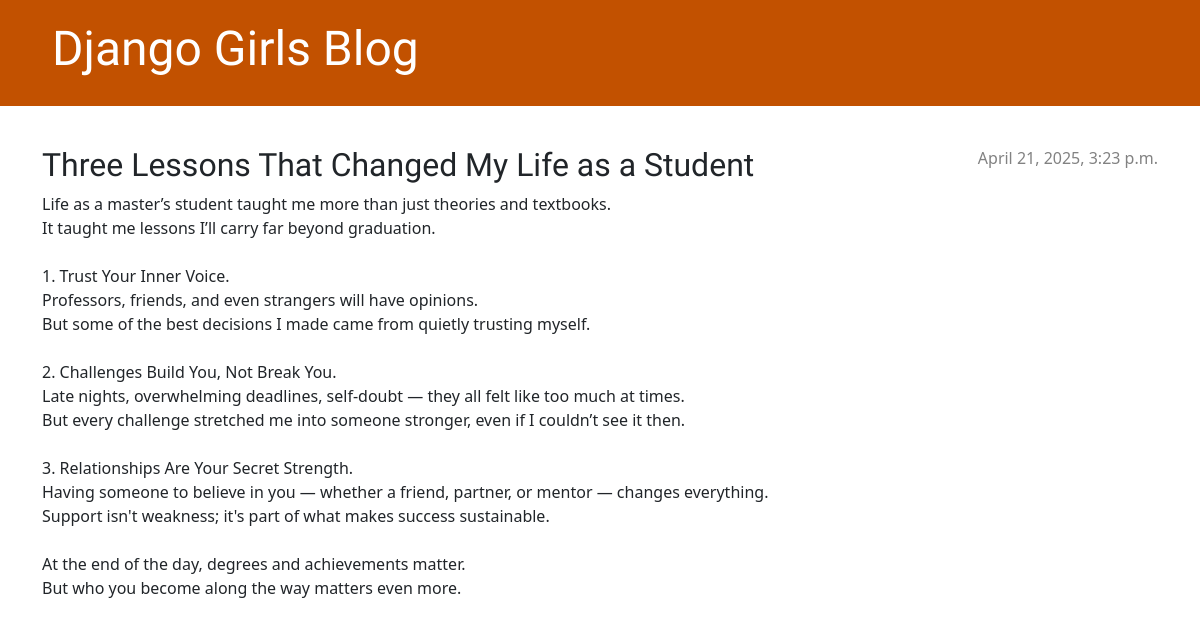
The app's page /post/1/ with its own data.
### blog/models.py (models this page shows, shortened)
class Post(models.Model):
    author = models.ForeignKey(settings.AUTH_USER_MODEL, on_delete=models.CASCADE)
    title = models.CharField(max_length=200)
    text = models.TextField()
    created_date = models.DateTimeField(default=timezone.now)
    published_date = models.DateTimeField(blank=True, null=True)

### blog/views.py (the view)
# urls.py: path('post/<int:pk>/', views.post_detail, name='post_detail'),
def post_detail(request, pk):
    post = get_object_or_404(Post, pk=pk)
    return render(request, 'blog/post_detail.html', {'post': post})

### blog/templates/blog/post_detail.html
{% extends 'blog/base.html' %}
{% block content %}
    <article class="post">
        {% if post.published_date %}
            <time class="date">
                {{ post.published_date }}
            </time>
        {% endif %}
        <h2>{{ post.title }}</h2>
        <p>{{ post.text|linebreaksbr }}</p>
    </article>
{% endblock %}

### blog/static/css/blog.css (style rules this page uses)
h1, h2, h3, h4 { font-family: 'Lobster', cursive; }
.date { color: #828282; }
.post { margin-bottom: 70px; }
.post > .date, .post > .actions { float: right; }

### records on screen
Post: published_date "April 21, 2025, 3:23 p.m.", title "Three Lessons That Changed My Life as a Student", text "Life as a master’s student taught me more than just theories and textbooks. It taught me lessons I’ll carry far beyond graduation. 1. Trust Your Inner Voice. Professors, friends, and even strangers will have opinions. But some of the best decisions I made came from quietly trusting myself. 2. Challenges Build You, Not Break You. Late nights, overwhelming deadlines, self-doubt — they all felt like too much at times. But every challenge stretched me into someone stronger, even if I couldn’t see it then. 3. Relationships Are Your Secret Strength. Having someone to believe in you — whether a friend, partner, or mentor — changes everything. Support isn't weakness; it's part of what makes success…"
